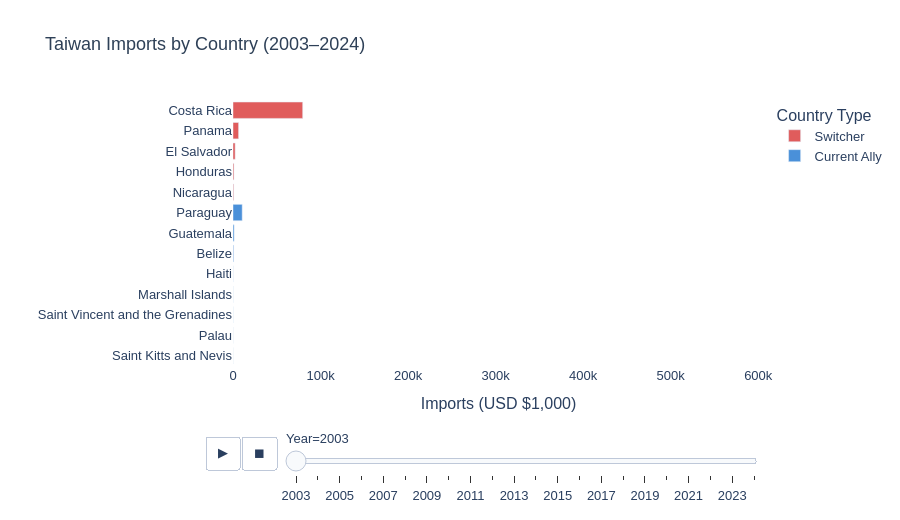

Write notebook code for a chart like this one.
### Code cell
# ── Chart 4: Animated Bar — Taiwan Imports Rankings ───────────────────
import_data = tw_focus[tw_focus["Flow"] == "Imports"].copy()
import_data = import_data[import_data["Partner"].isin(all_countries)]
import_data["Group"] = import_data["Partner"].apply(
    lambda x: "Switcher" if x in switch_years else "Current Ally"
)
import_rank = import_data.sort_values(["Year", "Value"], ascending=[True, False])

fig = px.bar(
    import_rank,
    x="Value", y="Partner",
    orientation="h",
    animation_frame="Year",
    color="Group",
    color_discrete_map={"Switcher": SWITCHER_COLOR, "Current Ally": ALLY_COLOR},
    range_x=[0, import_rank["Value"].max() * 1.05],
    hover_data={"Value": ":,.0f"},
    title="Taiwan Imports by Country (2003–2024)",
    labels={"Value": "Imports (USD $1,000)", "Partner": ""}
)
fig.update_layout(
    yaxis=dict(autorange="reversed"),
    plot_bgcolor="white", paper_bgcolor="white",
    font=dict(family="Arial", size=13),
    title_font=dict(size=18, color=ACCENT),
    height=520,
    legend_title="Country Type"
)
fig.show()

### Figure 1 — Plotly figure (JSON) as saved in the notebook; plotly's stock layout.template omitted (floating-point values rounded to 4 significant figures)
{"data": [{"hovertemplate": "Group=Switcher<br>Year=2003<br>Imports (USD $1,000)=%{x:,.0f}<br>=%{y}<extra></extra>", "legendgroup": "Switcher", "marker": {"color": "#E05C5C", "pattern": {"shape": ""}}, "name": "Switcher", "orientation": "h", "showlegend": true, "textposition": "auto", "type": "bar", "x": [79600.0, 6376.0, 2446.0, 1014.0, 668.5], "xaxis": "x", "y": ["Costa Rica", "Panama", "El Salvador", "Honduras", "Nicaragua"], "yaxis": "y"}, {"hovertemplate": "Group=Current Ally<br>Year=2003<br>Imports (USD $1,000)=%{x:,.0f}<br>=%{y}<extra></extra>", "legendgroup": "Current Ally", "marker": {"color": "#4A90D9", "pattern": {"shape": ""}}, "name": "Current Ally", "orientation": "h", "showlegend": true, "textposition": "auto", "type": "bar", "x": [10480.0, 1263.0, 658.7, 53.8, 51.22, 46.36, 5.954, 0.9752], "xaxis": "x", "y": ["Paraguay", "Guatemala", "Belize", "Haiti", "Marshall Islands", "Saint Vincent and the Grenadines", "Palau", "Saint Kitts and Nevis"], "yaxis": "y"}], "layout": {"barmode": "relative", "font": {"family": "Arial", "size": 13}, "height": 520, "legend": {"title": {"text": "Country Type"}, "tracegroupgap": 0}, "paper_bgcolor": "white", "plot_bgcolor": "white", "sliders": [{"active": 0, "currentvalue": {"prefix": "Year="}, "len": 0.9, "pad": {"b": 10, "t": 60}, "steps": [{"args": [["2003"], {"frame": {"duration": 0, "redraw": true}, "fromcurrent": true, "mode": "immediate", "transition": {"duration": 0, "easing": "linear"}}], "label": "2003", "method": "animate"}, {"args": [["2004"], {"frame": {"duration": 0, "redraw": true}, "fromcurrent": true, "mode": "immediate", "transition": {"duration": 0, "easing": "linear"}}], "label": "2004", "method": "animate"}, {"args": [["2005"], {"frame": {"duration": 0, "redraw": true}, "fromcurrent": true, "mode": "immediate", "transition": {"duration": 0, "easing": "linear"}}], "label": "2005", "method": "animate"}, {"args": [["2006"], {"frame": {"duration": 0, "redraw": true}, "fromcurrent": true, "mode": "immediate", "transition": {"duration": 0, "easing": "linear"}}], "label": "2006", "method": "animate"}, {"args": [["2007"], {"frame": {"duration": 0, "redraw": true}, "fromcurrent": true, "mode": "immediate", "transition": {"duration": 0, "easing": "linear"}}], "label": "2007", "method": "animate"}, {"args": [["2008"], {"frame": {"duration": 0, "redraw": true}, "fromcurrent": true, "mode": "immediate", "transition": {"duration": 0, "easing": "linear"}}], "label": "2008", "method": "animate"}, {"args": [["2009"], {"frame": {"duration": 0, "redraw": true}, "fromcurrent": true, "mode": "immediate", "transition": {"duration": 0, "easing": "linear"}}], "label": "2009", "method": "animate"}, {"args": [["2010"], {"frame": {"duration": 0, "redraw": true}, "fromcurrent": true, "mode": "immediate", "transition": {"duration": 0, "easing": "linear"}}], "label": "2010", "method": "animate"}, {"args": [["2011"], {"frame": {"duration": 0, "redraw": true}, "fromcurrent": true, "mode": "immediate", "transition": {"duration": 0, "easing": "linear"}}], "label": "2011", "method": "animate"}, {"args": [["2012"], {"frame": {"duration": 0, "redraw": true}, "fromcurrent": true, "mode": "immediate", "transition": {"duration": 0, "easing": "linear"}}], "label": "2012", "method": "animate"}, {"args": [["2013"], {"frame": {"duration": 0, "redraw": true}, "fromcurrent": true, "mode": "immediate", "transition": {"duration": 0, "easing": "linear"}}], "label": "2013", "method": "animate"}, {"args": [["2014"], {"frame": {"duration": 0, "redraw": true}, "fromcurrent": true, "mode": "immediate", "transition": {"duration": 0, "easing": "linear"}}], "label": "2014", "method": "animate"}, {"args": [["2015"], {"frame": {"duration": 0, "redraw": true}, "fromcurrent": true, "mode": "immediate", "transition": {"duration": 0, "easing": "linear"}}], "label": "2015", "method": "animate"}, {"args": [["2016"], {"frame": {"duration": 0, "redraw": true}, "fromcurrent": true, "mode": "immediate", "transition": {"duration": 0, "easing": "linear"}}], "label": "2016", "method": "animate"}, {"args": [["2017"], {"frame": {"duration": 0, "redraw": true}, "fromcurrent": true, "mode": "immediate", "transition": {"duration": 0, "easing": "linear"}}], "label": "2017", "method": "animate"}, {"args": [["2018"], {"frame": {"duration": 0, "redraw": true}, "fromcurrent": true, "mode": "immediate", "transition": {"duration": 0, "easing": "linear"}}], "label": "2018", "method": "animate"}, {"args": [["2019"], {"frame": {"duration": 0, "redraw": true}, "fromcurrent": true, "mode": "immediate", "transition": {"duration": 0, "easing": "linear"}}], "label": "2019", "method": "animate"}, {"args": [["2020"], {"frame": {"duration": 0, "redraw": true}, "fromcurrent": true, "mode": "immediate", "transition": {"duration": 0, "easing": "linear"}}], "label": "2020", "method": "animate"}, {"args": [["2021"], {"frame": {"duration": 0, "redraw": true}, "fromcurrent": true, "mode": "immediate", "transition": {"duration": 0, "easing": "linear"}}], "label": "2021", "method": "animate"}, {"args": [["2022"], {"frame": {"duration": 0, "redraw": true}, "fromcurrent": true, "mode": "immediate", "transition": {"duration": 0, "easing": "linear"}}], "label": "2022", "method": "animate"}, {"args": [["2023"], {"frame": {"duration": 0, "redraw": true}, "fromcurrent": true, "mode": "immediate", "transition": {"duration": 0, "easing": "linear"}}], "label": "2023", "method": "animate"}, {"args": [["2024"], {"frame": {"duration": 0, "redraw": true}, "fromcurrent": true, "mode": "immediate", "transition": {"duration": 0, "easing": "linear"}}], "label": "2024", "method": "animate"}], "x": 0.1, "xanchor": "left", "y": 0, "yanchor": "top"}], "title": {"font": {"color": "#2E4057", "size": 18}, "text": "Taiwan Imports by Country (2003–2024)"}, "updatemenus": [{"buttons": [{"args": [null, {"frame": {"duration": 500, "redraw": true}, "fromcurrent": true, "mode": "immediate", "transition": {"duration": 500, "easing": "linear"}}], "label": "&#9654;", "method": "animate"}, {"args": [[null], {"frame": {"duration": 0, "redraw": true}, "fromcurrent": true, "mode": "immediate", "transition": {"duration": 0, "easing": "linear"}}], "label": "&#9724;", "method": "animate"}], "direction": "left", "pad": {"r": 10, "t": 70}, "showactive": false, "type": "buttons", "x": 0.1, "xanchor": "right", "y": 0, "yanchor": "top"}], "xaxis": {"anchor": "y", "domain": [0, 1], "range": [0, 606600.0], "title": {"text": "Imports (USD $1,000)"}}, "yaxis": {"anchor": "x", "autorange": "reversed", "domain": [0, 1], "title": {"text": ""}}}}
